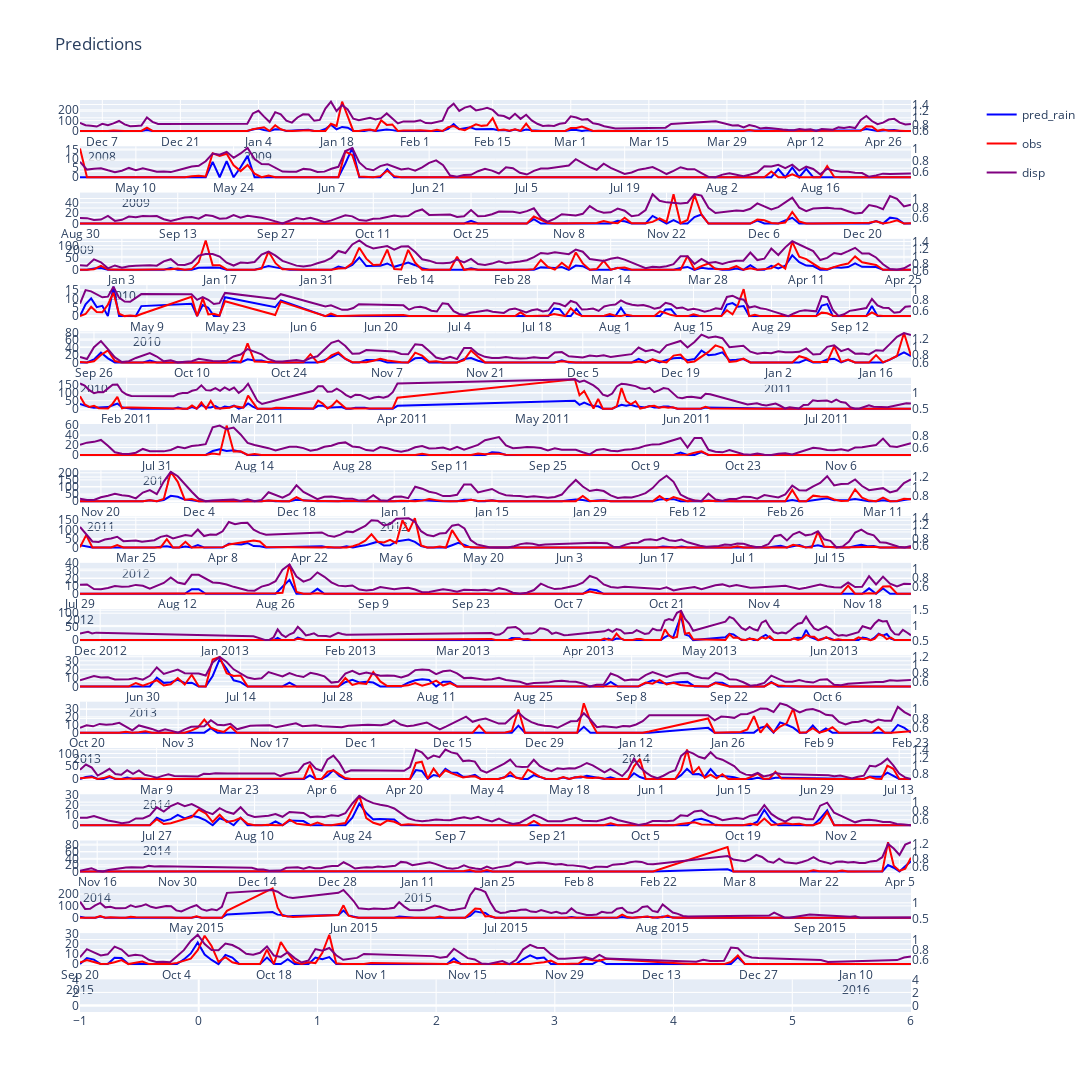

The code cell stored with this chart in its notebook:
### Code cell
# Getting data
path_ = r"../Checkpoints/australia_rain/DGLM_HLSTM/lightning_logs/version_6/test_output.pkl"
test_output = pickle.load( open(path_,"rb") )
test_data = test_output['Cairns'] 

# The predictions are a batch of windows of 7 days. However each element in the batch has 6-day overlap with the next 7 day period
day_idx = 2
pred_mean = test_data['pred_mean'][:,day_idx] #.shape
pred_prob = test_data['pred_prob'][:,day_idx] 

pred_rain = np.where( pred_prob<0.5, 0, np.exp(pred_mean) )

pred_disp = test_data['pred_disp'][:, day_idx]
target_rain_value = test_data['target_rain_value'][:,day_idx]

dates = [ date_index[day_idx] for date_index in test_data['date'] if len(date_index)>day_idx]

# Setting up plot params
data_len = pred_mean.size
datums_in_plot = 120
cols = 1
rows = math.ceil( data_len/(datums_in_plot*cols) )

# Making figure
fig = make_subplots(rows=rows, cols=cols, start_cell="top-left", specs=[ [{"secondary_y": True}]*cols ]*rows )
idx = 0
for row in range(1, rows+1):
    for col in range(1, cols+1):
        
#         mean = pred_mean[idx:idx+datums_in_plot]
        disp = pred_disp[idx:idx+datums_in_plot]
        rain = pred_rain[idx:idx+datums_in_plot]
        trv = target_rain_value[idx:idx+datums_in_plot]
        x = dates[idx:idx+datums_in_plot]
        
        show_legend = (row==1 and col==1)
        
#         fig.add_trace( go.Scatter(x=x, y=mean.tolist(), name='preds_mean', legendgroup="preds_mean", line=dict(color='purple'), showlegend=show_legend), row=row, col=col) 
        
        fig.add_trace(go.Scatter(x=x, y=rain.tolist(),name='pred_rain',mode='lines',legendgroup="preds_rain", line=dict(color='blue'), showlegend=show_legend),
                  row=row, col=col) 
        
        fig.add_trace(go.Scatter(x=x, y=trv.tolist(),name='obs',mode='lines', legendgroup="obs", line=dict(color='red'), showlegend=show_legend),
                  row=row, col=col) 

        fig.add_trace(go.Scatter(x=x, y=disp.tolist(),name='disp',mode='lines', legendgroup="disp", line=dict(color='purple'), showlegend=show_legend),
                  row=row, col=col, secondary_y=True)
        
        idx = idx + datums_in_plot

fig.update_layout(height=6600, width=1600, title_text="Predictions", showlegend=True)
fig.show()
